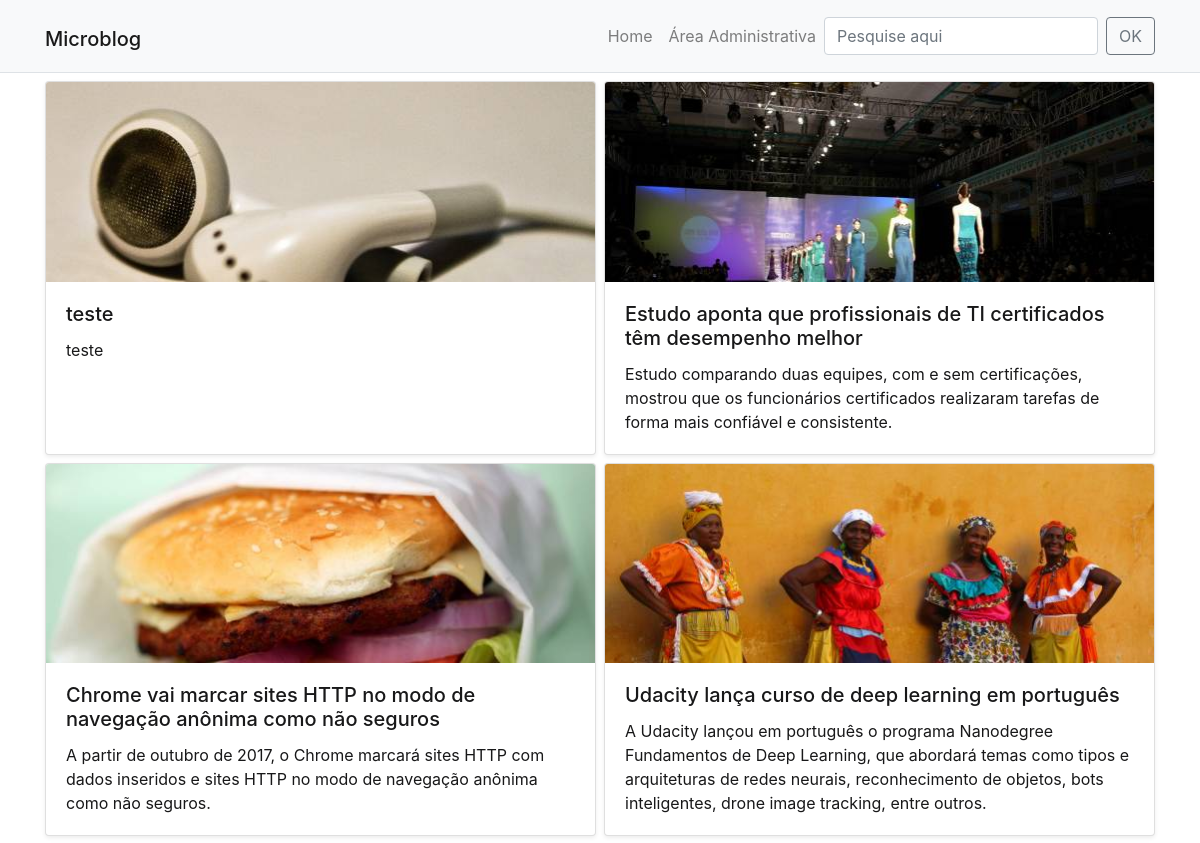
Before: / (upper part) with the older database file.
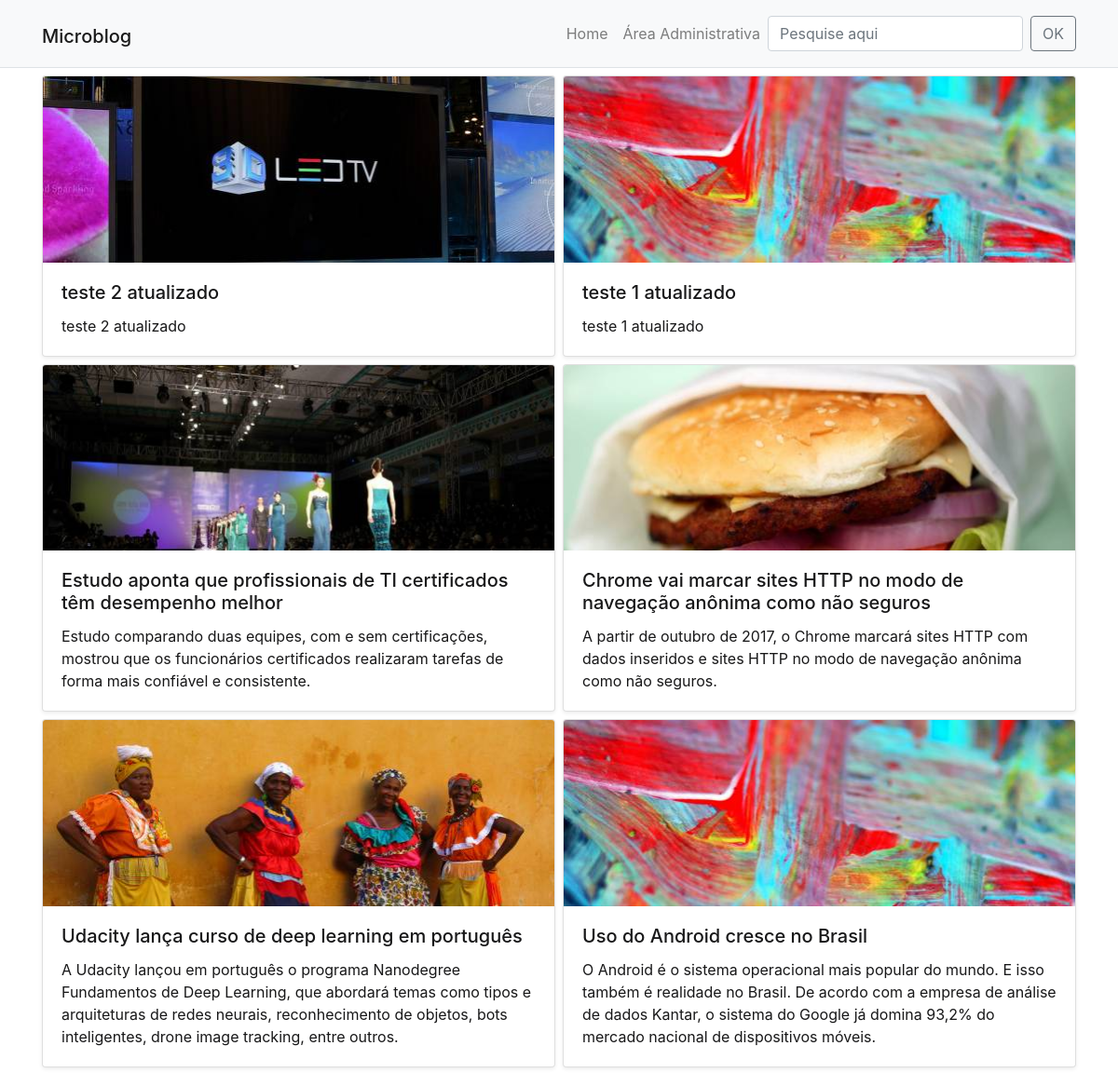
After: the same page with the newer database file.
### tables this page shows
CREATE TABLE `posts` (
  `id` smallint(6) NOT NULL,
  `data` datetime NOT NULL DEFAULT current_timestamp(),
  `titulo` varchar(100) NOT NULL,
  `texto` text NOT NULL,
  `resumo` text NOT NULL,
  `imagem` varchar(40) NOT NULL,
  `usuario_id` smallint(6) NOT NULL
);

### inc/funcoes-posts.php (called while the page is built, shortened)
<?php
function lerTodosOsPosts(mysqli $conexao):array {
    $sql = "SELECT id, titulo, imagem, resumo FROM posts ORDER BY data DESC" ;
    $resultado = mysqli_query($conexao, $sql) or die(mysqli_error($conexao));
    $posts = [];
    while( $post = mysqli_fetch_assoc($resultado) ){
        array_push($posts, $post);
    }
    return $posts;
}

### index.php (the view)
<?php
require "inc/cabecalho.php";
require "inc/funcoes-posts.php";
$posts = lerTodosOsPosts($conexao)
?>
<div class="row my-1 mx-md-n1">
  <?php foreach($posts AS $post) {?>
  <div class="col-md-6 my-1 px-md-1">
    <article class="card shadow-sm h-100">
      <a href="post-detalhe.php?id=<?=$post['id']?>" class="card-link">
        <img class="card-img-top" src="imagens/<?=$post['imagem']?>" alt="Imagem de capa do card">
        <div class="card-body">
          <h5 class="card-title"><?=$post['titulo']?></h5>
          <p class="card-text"><?=$post['resumo']?></p>
        </div>
      </a>
    </article>
  </div>
  <?php } ?>
</div>
<?php require "inc/rodape.php"; ?>

### inc/cabecalho.php (shortened to what this page needs)
<!doctype html>
<html lang="pt-br">
<head>
  <link rel="stylesheet" href="https://cdn.jsdelivr.net/npm/bootstrap@4.6.1/dist/css/bootstrap.min.css">
  <link rel="stylesheet" href="css/style.css">
</head>
<body>
  <header id="topo" class="sticky-top border-bottom">
    <nav class="navbar navbar-expand-lg navbar-light bg-light">
      <div class="container">
        <h1>
          <a class="navbar-brand" href="index.php">Microblog</a>
        </h1>
        <div class="collapse navbar-collapse" id="navbarSupportedContent">
          <ul class="navbar-nav ml-auto">
            <li class="nav-item">
              <a class="nav-link" href="index.php">
                Home <span class="sr-only">(current)</span>
              </a>
            </li>
            <li class="nav-item">
              <a class="nav-link" href="admin/index.php">Área Administrativa</a>
            </li>
          </ul>
          <form class="form-inline my-2 my-lg-0" action="search.php" method="get">
            <input class="form-control mr-sm-2" type="search" placeholder="Pesquise aqui" aria-label="Search" name="q">
            <button class="btn btn-outline-secondary my-2 my-sm-0" type="submit">OK</button>
          </form>
        </div>
      </div>
    </nav>
  </header>
  <main class="container">

### inc/rodape.php (shortened to what this page needs)
    </main>
</body>
</html>

### css/style.css (style rules this page uses)
body { display: flex; min-height: 100vh; flex-direction: column; background-image: url(../imagens/textura.png); background-attachment: fixed; }
main { flex: 1; }
.card > .card-link { color: #181819; }

Changed rows visible on the page:
removed posts: imagem (picture), titulo "teste", resumo "teste"
added posts: imagem (picture), titulo "teste 2 atualizado", resumo "teste 2 atualizado"
added posts: imagem (picture), titulo "teste 1 atualizado", resumo "teste 1 atualizado"
now on this page (row unchanged): posts: imagem (picture), titulo "Uso do Android cresce no Brasil", resumo "O Android é o sistema operacional mais popular do mundo. E isso também é realidade no Brasil. De acordo com a empresa de análise de dados Kantar, o sistema do Google já domina 93,2% do mercado nacional de dispositivos móveis."
